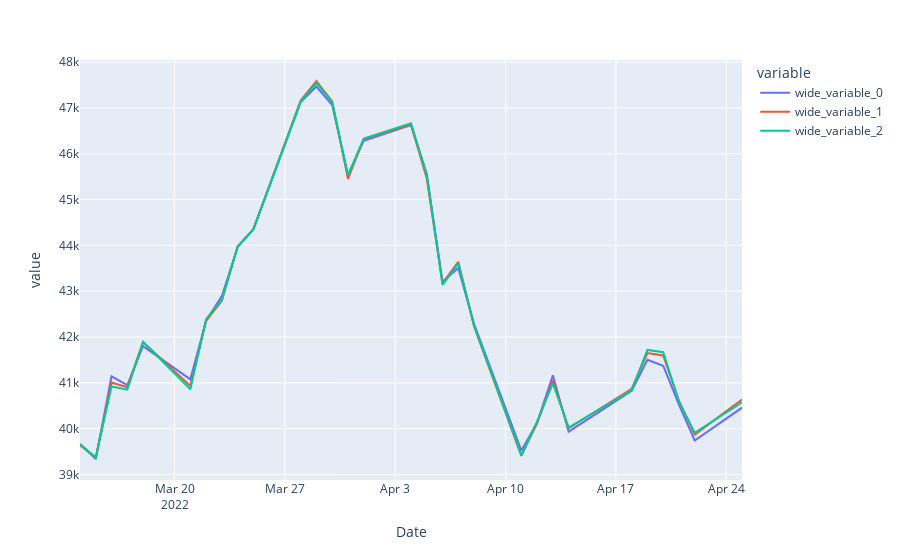

Notebook cell for this chart:
### Markdown cell above
## Random Forest

### Code cell
rf_se = RandomForestRegressor(random_state=10,criterion='mse')
rf_ae = RandomForestRegressor(random_state=10,criterion='mae')
df = pd.DataFrame(columns = ['MAE', 'MSE', 'R2'], index = ['mse','mae'])
show_results(df, X_train_cv, X_test_cv, y_train_cv, y_test_cv, rf_ae, rf_se)
